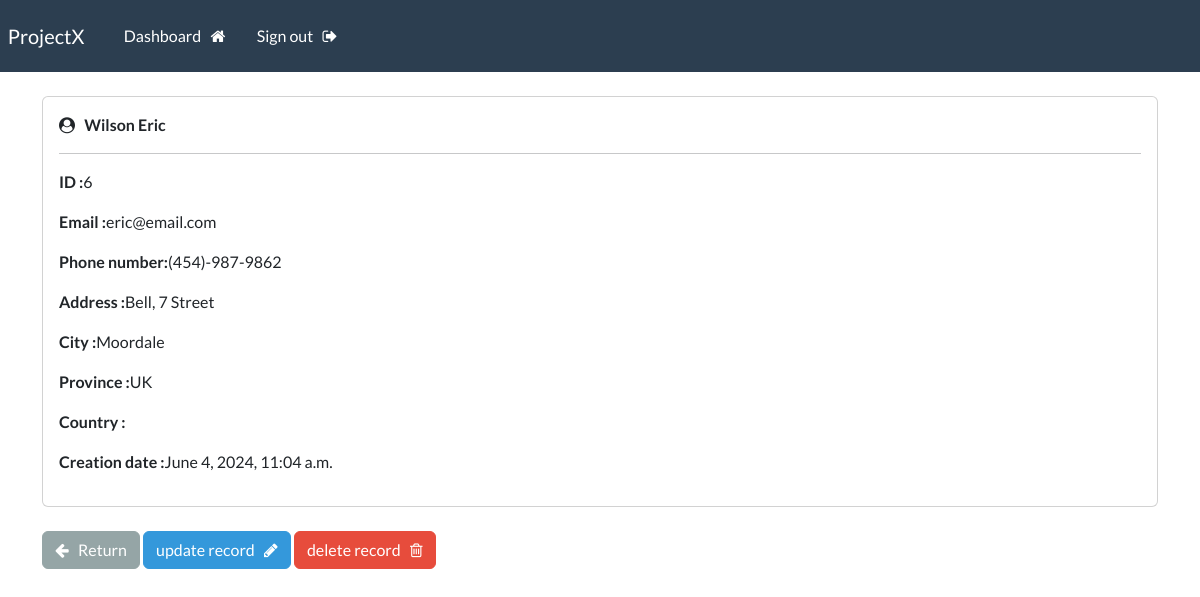
The app's page /record/6/ (signed in) with its own data.
### webapp/models.py (models this page shows, shortened)
class Record(models.Model):
    created = models.DateTimeField(auto_now_add=True)
    first_name = models.CharField(max_length=100)
    last_name = models.CharField(max_length=100)
    email = models.EmailField(max_length=255)
    phone = models.CharField(max_length=20)
    address = models.CharField(max_length=300)
    city = models.CharField(max_length=255)
    province = models.CharField(max_length=125)

### webapp/views.py (the view)
# urls.py: path('record/<int:pk>/', views.view_record,name="record"),
@login_required(login_url='login')
def view_record(request,pk):
    record = Record.objects.get(id=pk)
    context = {'record':record}
    return render(request, 'webapp/view-record.html',context)

### webapp/templates/webapp/view-record.html (shortened to what this page needs)
{% extends "webapp/base.html" %}
{% block content %}
<div class="card">
    <div class="card-body">
        <i class="fa fa-user-circle" aria-hidden="true"></i>
        <strong>
            {{record.last_name}}
            {{record.first_name}}
        </strong>
    <hr>
        <p><strong>ID :</strong>{{record.id}}</p>
        <p><strong>Email :</strong>{{record.email}}</p>
        <p><strong>Phone number:</strong>{{record.phone}}</p>
        <p><strong>Address :</strong>{{record.address}}</p>
        <p><strong>City :</strong>{{record.city}}</p>
        <p><strong>Province :</strong>{{record.province}}</p>
        <p><strong>Country :</strong>{{record.country}}</p>
        <p><strong>Creation date :</strong>{{record.created}}</p>
    </div>
</div>
<br>
<a href="{% url 'dashboard' %}" class="btn btn-secondary">  <i class="fa fa-arrow-left" aria-hidden="true"></i> &nbsp;  Return </a>
<a class="btn btn-info" href="{% url 'update-record' record.id %}">update record &nbsp; <i class="fa fa-pencil" aria-hidden="true"></i></a>
<a class="btn btn-danger" href="{% url 'delete-record' record.id %}">  delete record &nbsp; <i class="fa fa-trash-o" aria-hidden="true"></i></a>
{% endblock content %}

### records on screen
Record: last_name "Wilson", first_name "Eric", id "6", email "eric@email.com", phone "(454)-987-9862", address "Bell, 7 Street", city "Moordale", province "UK", created "June 4, 2024, 11:04 a.m."
